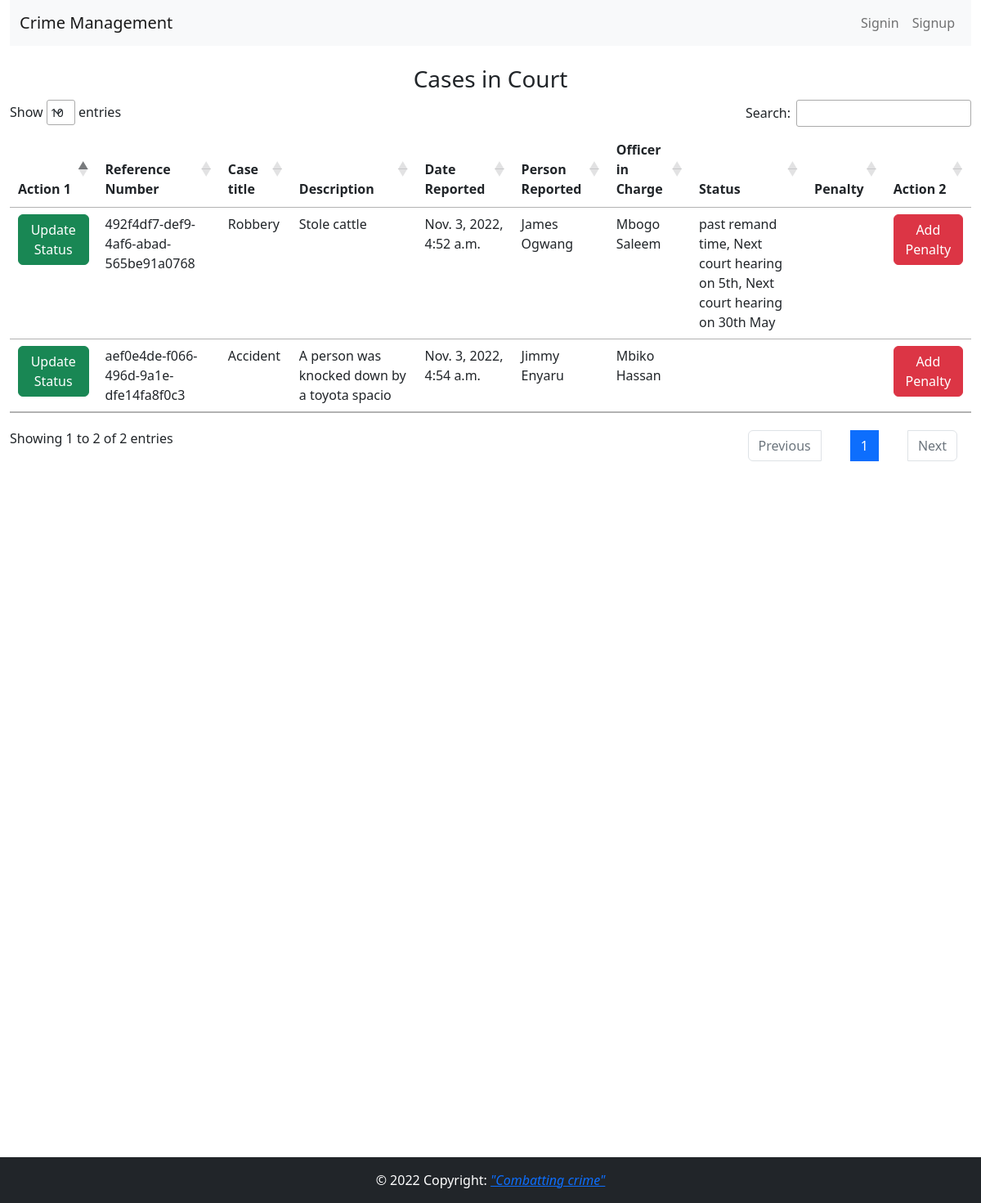
The page /courtreported on the database its author committed.
### crimeapp/models.py (models this page shows, shortened)
class Reported(models.Model):
    Reference_Number= models.CharField(max_length = 100, blank = True, unique = True,
   default = uuid.uuid4)
    title = models.CharField(max_length = 200, null=True)
    description = models.CharField(max_length = 1000)
    personreported=models.CharField(max_length=100)
    tribe=models.CharField(max_length=100)
    Telephone_Number=models.CharField(max_length=100)
    Residence=models.CharField(max_length=100)
    Officerincharge=models.CharField(max_length=100, blank=True)
    last_modified = models.DateTimeField(auto_now_add = True)
    Status=models.CharField(max_length=5000 ,blank=True)
    CourtStatus=models.CharField(max_length=5000 ,blank=True)
    CrimeScene=models.CharField(max_length=100, blank=True)

### crimeapp/views.py (the view)
# urls.py: path('courtreported',courtreportedcasesview, name="courtreported"),
def courtreportedcasesview(request):
    stud = Reported.objects.exclude(Status__exact ='')
    return render(request,'courtreported.html', {'cases': stud})

### templates/courtreported.html (shortened to what this page needs)
<!DOCTYPE html>
<html>
<head>
	{% load static %}
	<link rel="stylesheet" type="text/css" href="{% static 'bootstrap-5.2.0-dist/css/bootstrap.min.css' %}">
	<link rel="stylesheet" type="text/css" href="{% static 'bootstrap-5.2.0-dist/css/style.css' %}">
	<link rel="stylesheet" type="text/css" href="https://cdn.datatables.net/1.12.1/css/jquery.dataTables.min.css">
	<link rel="stylesheet" type="text/css" href="https://cdnjs.cloudflare.com/ajax/libs/twitter-bootstrap/5.2.0/css/bootstrap.min.css">
	<link rel="stylesheet" type="text/css" href="https://cdn.datatables.net/1.12.1/css/dataTables.bootstrap5.min.css">
</head>
<body>
	<div class="container-fluid">
	<nav class="navbar navbar-expand-lg bg-light">
	  <div class="container-fluid">
	    <a class="navbar-brand" href="">Crime Management</a>
	    <div class="collapse navbar-collapse" id="navbarSupportedContent">
	      <ul class="navbar-nav ms-auto mb-2 mb-lg-0 ">
	        {% if not user.is_authenticated %}
			<li class="nav-item itm">
				<a class="nav-link  " href="signin">Signin</a>
			</li>
			<li class="nav-item">
				<a class="nav-link " href="signup">Signup</a>
			</li>
			{% endif %}
	      </ul>
	    </div>
	  </div>
	</nav>
            <div>
                <br>
                    <h3 class="text-center">Cases in Court</h3>
                    <table class="table table-stripped" id="reportedcases">
                    	<thead>
				            <tr>
				            	<th>Action 1</th>
				            	<th>Reference Number</th>
	                            <th>Case title</th>
	                            <th>Description</th>
	                            <th>Date Reported</th>
	                            <th>Person Reported</th>
	                            <th>Officer in Charge</th>
	                            <th>Status</th>
	                            <th>Penalty</th>
	                            <th>Action 2</th>
				            </tr>
				        </thead>
				        <tbody>
		                    <tr>
		                        {% for st in cases %}
		                        <td>
		                        	<a href="update/{{ st.id }}"><button class="btn btn-success"> Update Status</button></a>
		                        </td>
		                        <td>{{st.Reference_Number}}</td>
		                        <td>{{st.title}}</td>
		                        <td>{{st.description}}</td>
		                        <td>{{st.last_modified}}</td>
		                        <td>{{st.personreported}}</td>
		                        <td>{{st.Officerincharge}}</td>
		                        <td>{{st.CourtStatus}}</td>
		                        <td>{{st.Penalty}}</td>
		                        <td>
		                        	<a href="addpenalty/{{ st.id }}"><button class="btn btn-danger"> Add Penalty</button></a>
		                        </td>
		                    </tr>
		                        {% endfor %}
                        </tbody>
                    </table>
                  </div>
		  </div>
		  <br>
		  <footer class="page-footer font-small blue foot" >
		      <div class="footer-copyright text-white text-center py-3 bg-dark">© 2022 Copyright:
		         <a class="fst-italic">"Combatting crime"</a>
		      </div>
		    </footer>
</body>
</html>

### rows shown on the page
Reported: Reference_Number "492f4df7-def9-4af6-abad-565be91a0768", title "Robbery", description "Stole cattle", last_modified "Nov. 3, 2022, 4:52 a.m.", personreported "James Ogwang", Officerincharge "Mbogo Saleem", CourtStatus "past remand time, Next court hearing on 5th, Next court hearing on 30th May"
Reported: Reference_Number "aef0e4de-f066-496d-9a1e-dfe14fa8f0c3", title "Accident", description "A person was knocked down by a toyota spacio", last_modified "Nov. 3, 2022, 4:54 a.m.", personreported "Jimmy Enyaru", Officerincharge "Mbiko Hassan"
